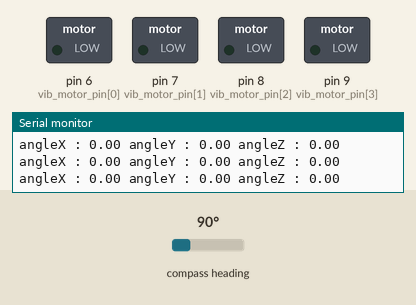
Simulated run of this sketch. Board: Arduino Uno, built with avr-gcc and run on an emulated ATmega328P. Parts: switched loads named in the sketch (green lamp = pin HIGH), the last lines printed to the serial monitor. Inputs (shaded band) come from the test bench; at power-on: compass heading 90°.

Above: at 1.8 s.
1.9 s: compass heading set to 76°
3.4 s: compass heading set to 64°
At 4.5 s:
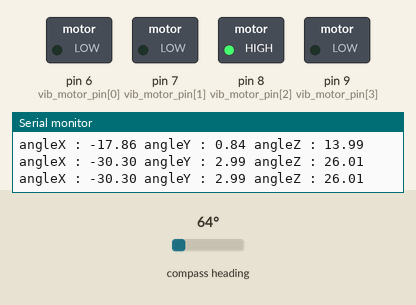
5.1 s: compass heading set to 54°
At 6.0 s:
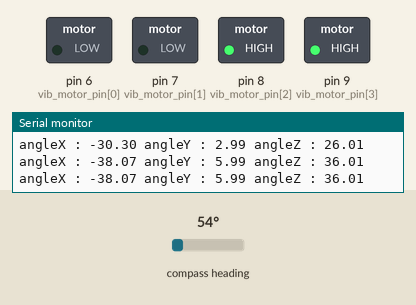
6.6 s: compass heading set to 180°
At 7.5 s:
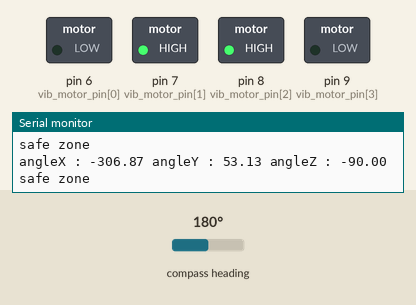
8.1 s: compass heading set to 239°
9.6 s: compass heading set to 245°
At 10.6 s:
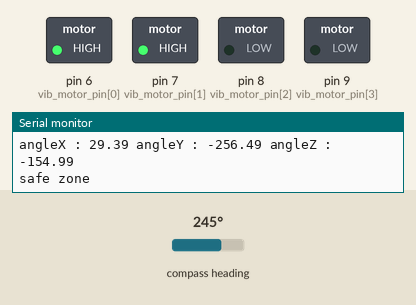
Timing chart, 0 to 12.2 s (numbered marks = the images above; inputs shaded):
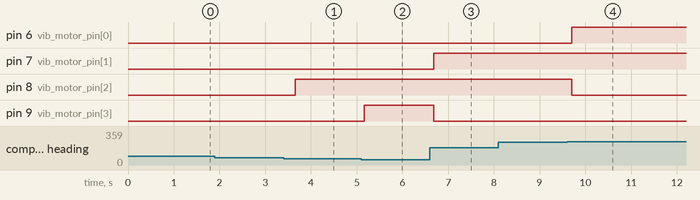

Measured:
- the behaviour switches between 70 and 69° on compass heading (found by bisection; images 0 and 1)
- the behaviour switches between 60 and 59° on compass heading (found by bisection; images 1 and 2)
- the behaviour switches between 244 and 245° on compass heading (found by bisection; images 3 and 4)
- after the input at 3.4 s, pin 8 (vib_motor_pin[2]): LOW → HIGH after 0.26 s
- after the input at 5.1 s, pin 9 (vib_motor_pin[3]): LOW → HIGH after 0.07 s
- after the input at 6.6 s, pin 7 (vib_motor_pin[1]): LOW → HIGH after 0.08 s; pin 9 (vib_motor_pin[3]): HIGH → LOW after 0.08 s
- after the input at 9.6 s, pin 6 (vib_motor_pin[0]): LOW → HIGH after 0.10 s; pin 8 (vib_motor_pin[2]): HIGH → LOW after 0.10 s

The sketch:

vib_acceralate.ino
```cpp
#include <Wire.h>
#include <Adafruit_Sensor.h>
#include <Adafruit_HMC5883_U.h>

/* Assign a unique ID to this sensor at the same time */
Adafruit_HMC5883_Unified mag = Adafruit_HMC5883_Unified(12345);


int vib_motor_pin[] =  {6, 7, 8, 9};
int vib_val[] = {0, 0, 0, 0};
float init_magtic_x;
float init_magtic_y;
float init_magtic_z;

boolean initial = true;


void setup() {
  Serial.begin( 9600 );

  //Initialise the sensor
  if (!mag.begin()) {
    // There was a problem detecting the HMC5883 ... check your connections
    Serial.println("Ooops, no HMC5883 detected ... Check your wiring!");
    while (1);
  }

  //Display some basic information on this sensor
  displaySensorDetails();

  //vib
  for (int i = 0; i < 4; i++)pinMode( vib_motor_pin[i], OUTPUT );

}

void loop() {

  //catch acceralate

  sensors_event_t event;
  mag.getEvent(&event);
  //Serial.println(1000);

  if (initial) {
    //  Serial.println(2000);

    //初期化
    init_magtic_x = event.magnetic.x;
    init_magtic_y = event.magnetic.y;
    init_magtic_z = event.magnetic.z;

    initial = false;


  }
  // Serial.println(3000);


  float accX = event.magnetic.x;
  float accY = event.magnetic.y;
  float accZ = event.magnetic.z;

  float init_angleX = atan2(init_magtic_x, init_magtic_z);
  float init_angleY = atan2(init_magtic_y, init_magtic_z);
  float init_angleZ = atan2(init_magtic_x, init_magtic_y);

  float angleX = atan2(accX, accZ) - init_angleX;
  float angleY = atan2(accY, accZ) - init_angleY;
  float angleZ = atan2(accX, accY) - init_angleZ;

  angleX = degrees(angleX);
  angleY = degrees(angleY);
  angleZ = degrees(angleZ);

  // Serial.print("angleX : "); Serial.print(angleX);
  //Serial.print(" angleZ : "); Serial.print(angleZ);


  if ( abs(angleX) > 360) angleX = abs(angleX) - 360;
  else if ( abs(angleX) > 330) angleX = 360 - abs(angleX);
  //if ( abs(angleY) > 330) angleY = 360 - abs(angleY);
  if ( abs(angleZ) > 360) angleZ = abs(angleZ) - 360;
  else if ( abs(angleZ) > 330) angleZ = 360 - abs(angleZ);


  Serial.print("angleX : "); Serial.print(angleX);
  Serial.print(" angleY : "); Serial.print(angleY);
  Serial.print(" angleZ : "); Serial.println(angleZ);

  float angleY_check;

  if ( angleY < -40 || angleY > 20) {

    if (abs(angleX) < 30 && abs(angleZ) < 25 ) {
      delay(500);
      return;
    }

    Serial.println("safe zone");
  }

  //vib move


  //持ち手左側
  if (angleX >= 25) vib_val[0] = 100;
  else vib_val[0] = 0;

  //持ち手外側
  if (angleZ <= -30) vib_val[1] = 100;
  else vib_val[1] = 0;

  //持ち手右側
  if (angleX <= -25) vib_val[2] = 100;
  else vib_val[2] = 0;

  //持ち手内側
  if (angleZ >= 30) vib_val[3] = 100;
  else vib_val[3] = 0;

  //振動
  for (int i = 0; i < 4; i++)digitalWrite( vib_motor_pin[i], vib_val[i]);

  delay( 500 );
}

void displaySensorDetails(void)
{
  sensor_t sensor;
  mag.getSensor(&sensor);
  Serial.println("------------------------------------");
  Serial.print  ("Sensor:       "); Serial.println(sensor.name);
  Serial.print  ("Driver Ver:   "); Serial.println(sensor.version);
  Serial.print  ("Unique ID:    "); Serial.println(sensor.sensor_id);
  Serial.print  ("Max Value:    "); Serial.print(sensor.max_value); Serial.println(" uT");
  Serial.print  ("Min Value:    "); Serial.print(sensor.min_value); Serial.println(" uT");
  Serial.print  ("Resolution:   "); Serial.print(sensor.resolution); Serial.println(" uT");
  Serial.println("------------------------------------");
  Serial.println("");


  delay(500);
}
```
